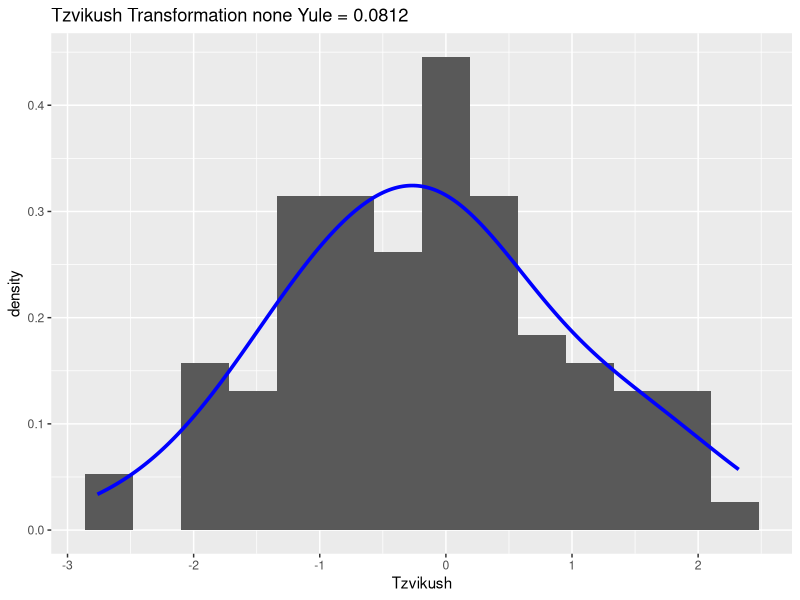
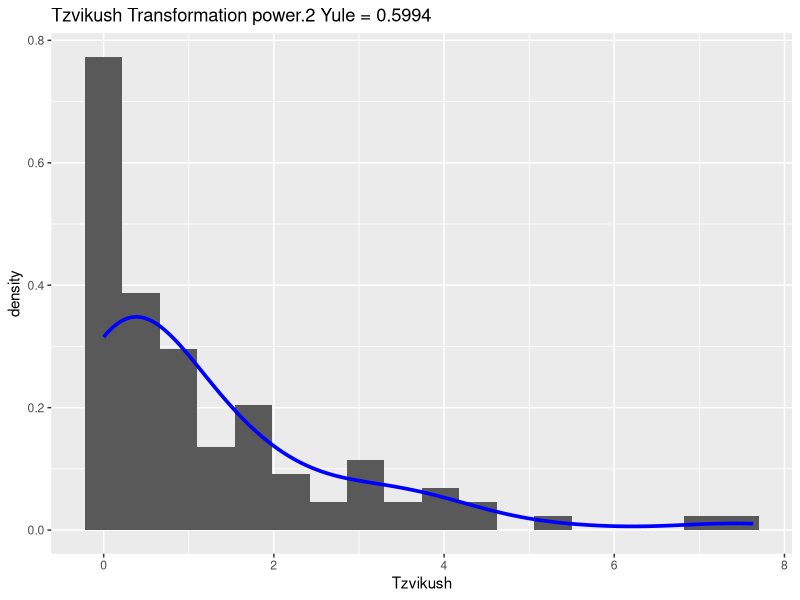

The R source for these figures, in order:
###########################
# Libraries Load ----------------------------------------------------------
library('ggplot2')
###########################

###########################
# Index Functions  --------------------------------------------------------


## Creating index, currently only supports YULE
## Should always be as following 1. Index value 2. Order index (allowing none to be first)
## 3. Name of index
createIndex <- function(transform.list, index = 'Yule') { 
  if (index == 'Yule') { 
    yul.ind   <- unlist(lapply(transform.list, yuleIndex))
    names(yul.ind) <- names(transform.list)
    ord.ind <- c(1, order(abs(yul.ind[2:length(yul.ind)])) + 1)
    return(list('Index' = yul.ind, 'Order' = ord.ind, 'Name' = index))  
  }
}


# Yule's index function
yuleIndex <- function(x) { 
  
  ## Checks 
  if (is.null(x)) { 
    return(NULL)
  }
  if (!any(is.numeric(x))) { 
    print("Can't calculate skewness for non-numeric arguments")
    stop()
  } 
  x <- sort(x)
  l <- length(x)
  ## Return 0 if variable is constant 
  if (length(unique(x)) == 1) {
    return(0)
  }
  if (l < 4) {
    print("Can't calculate skewness for a vector of length 3 or less")   
    stop()
  }
  l_1 <- floor(l / 4)
  m_1 <- mean(x[1:l_1], na.rm = T)
  m_2 <- mean(x[(l_1 + 1):(l - l_1 - 1)], na.rm = T)
  m_3 <- mean(x[(l - l_1):l], na.rm = T)
  numerator <- 0.5 * (m_1 + m_3) - m_2
  denominator <- 0.5 * (m_3 - m_1)
  sk <- numerator / denominator
  return(sk)
}

###########################

###########################
# Transformations ---------------------------------------------------------

## Cumlative Entropy 
cumlativeEntropy <- function(x) { 
  sum.x <- length(x)
  tab.x <- data.frame(table(x) / sum.x)
  p     <- nrow(tab.x)
  ## Dealing p = 0, first group 
  temp.q <- tab.x[1,'Freq'] 
  tab.x[1,'Changed.Value'] <- (temp.q * log(temp.q) + (1 - temp.q) * log(1 - temp.q)) / temp.q 
  ## Dealing q = 1, last group 
  temp.p <-  (1 -  tab.x[p,'Freq']) 
  tab.x[p,'Changed.Value'] <- (-temp.p * log(temp.p) - (1 - temp.p) * log(1 - temp.p)) / (1 - temp.p)
  for (i in 2:(p - 1)) {
    temp.q                   <- sum(tab.x[1:i,'Freq'])
    temp.p                   <- sum(tab.x[1:(i - 1),'Freq'])
    tab.x[i,'Changed.Value'] <- (temp.q * log(temp.q) + (1 - temp.q) * log(1 - temp.q) - 
                                   (temp.p * log(temp.p) + (1 - temp.p) * log(1 - temp.p))) / 
      (temp.q - temp.p)
  }
  x.new <-  tab.x[match(x, tab.x[ ,'x']), 'Changed.Value']
  return(x.new)
}

## Logit
logit <- function(x, const = 1 / 3 , b = 1) { 
  return(log((x + const) / (b - x + const)))
}

## Replacing zero with the half the min absolute value of the vector 
## Does nothing otherwise
remZero <- function(x) {
  x.0 <- x == 0
  if (any(x.0, na.rm = T)) {
    x[x.0] <- min(abs(x[!x.0])) / 2 
  }
  return(x)
}


## Wrapping Transformations 
transformList <- function(target.vec, 
                          transform.vec, 
                          a = NULL, 
                          b = NULL) {
  transform.list      <- list()
  target.vec.rem.zero <- remZero(target.vec)
  ## Always add original at begining 
  transform.list[['none']] <- target.vec
  if ('log' %in% transform.vec) { 
    transform.list[['log']] <- log(target.vec.rem.zero) 
  }
  if ('sqrt' %in% transform.vec) { 
    transform.list[['sqrt']] <- sqrt(target.vec) 
  }
  if ('invert' %in% transform.vec) { 
    transform.list[['invert']] <- 1 / target.vec.rem.zero
  }
  if ('inv.sqrt' %in% transform.vec) { 
    transform.list[['inv.sqrt']] <- 1 / sqrt(target.vec.rem.zero)
  }
  if ('logit' %in% transform.vec) { 
    transform.list[['logit']] <- logit(target.vec, b)
  }
  if ('norm.logit' %in% transform.vec) { 
    transform.list[['norm.logit']] <- logit((target.vec - b) / (b - a), b = 1)
  }
  if ('cumulative.entropy' %in% transform.vec) { 
    transform.list[['cumulative.entropy']] <- cumlativeEntropy(target.vec)
  }
  if ('log.sixth' %in% transform.vec) { 
    transform.list[['log.sixth']] <- log(target.vec + (1 / 6))
  }
  if ('power.2' %in% transform.vec) { 
    transform.list[['power.2']] <- target.vec^2   
  } 
  if ('inv.sqrt.sixth' %in% transform.vec) { 
    transform.list[['inv.sqrt.sixth']] <- 1 / sqrt(target.vec.rem.zero + (1 / 6))
  }
  if ('frac' %in% transform.vec) { 
    transform.list[['frac']]  <- (target.vec - b) / (b - a)
  }
  if ('to.reverse' %in% transform.vec) {
    transform.list[['to.reverse']] <- b - target.vec 
  }
  return(transform.list)
}


###########################

###########################
# Plotting Functions  -----------------------------------------------------



## Binwidth Calculater based on Freedman Diaconis 
BinWidthHist <- function(x) { 
  return((2 * IQR(x, na.rm = TRUE) / length(na.omit(x))^(1 / 3)))
}

## Binwidth for density based on bw.nrd0 of base R 
BinWidthDens <- function(x) { 
  return(bw.nrd0(na.omit(x)))
}


## Plotting 
plotTransform <- function(transform.list, 
                          var.name = NULL, 
                          bin.width.plot = NULL, 
                          window.size.plot = NULL,
                          KDE = T,
                          ind.vec,
                          ind.name = NULL) { 
  ## Dealing with sizes (KDE, binwidth )
  if (is.null(bin.width.plot)) { 
    bin.size <- unlist(lapply(transform.list, BinWidthHist))
  } 
  if (is.null(window.size.plot)) { 
    win.size <- unlist(lapply(transform.list, BinWidthDens))
  }
  plot.list <- list()
  df.list   <- lapply(transform.list, data.frame)
  p       <- length(transform.list)
  for (i in 1:p) { 
    temp.plot <- ggplot(df.list[[i]], aes_string(x = names(df.list[[i]]))) +
      geom_histogram(aes(y=..density..), binwidth = win.size[i]) + 
      ggtitle(paste(var.name, 'Transformation', names(df.list)[i], ind.name, '=', round(ind.vec[i], 4))) + 
      xlab(var.name) 
    if (KDE == T) { 
      temp.plot <- temp.plot + geom_density(color = 'blue', size = 1.25, bw = bin.size[i]) 
    }
    plot.list[[i]] <- temp.plot
  }
  return(plot.list)
}
###########################

###########################
# Categories Functions  ---------------------------------------------------


## Function for amounts 
amountFunction <- function(target.vec) { 
  # If right skewed perform sqrt, log and inverse transformation
  if (mean(target.vec, na.rm = TRUE) > median(target.vec, na.rm = TRUE))
  {
    temp.transform <- c('log', 'sqrt', 'invert')
    ## If left skewed perform power of 2 
  } else {
    temp.transform <- c('power.2')
  }
  return(temp.transform)
}

## Functions for counts 
countFunction <- function(target.vec) { 
  tran.vec <- c('log.sixth', 'inv.sqrt.sixth')
  return( tran.vec)
}

## Function for Ratio 
ratioFunction <- function(target.vec) { 
  tran.vec <- c('log')
  return(tran.vec)
}


## Bounded amount function 
boundedAmountFunc <- function(target.vec, a, b) { 
  tran.vec <- c('logit.norm', 'frac') 
  return(tran.vec)
}

## Bounded Count 
boundedCountFunc <- function(target.vec, a, b) { 
  tran.vec <- c('logit.norm') 
  return(tran.vec)
}

## Ranks  
ranksFunc <- function(target.vec, a, b) { 
  tran.vec <- c('logit.norm') 
  return(tran.vec)
}

## Ordered Categories 
orderedCatFunc <- function(target.vec) { 
  tran.vec <- c('cumulative.entropy') 
  return(tran.vec)
}

## Counted fractions 
countFracFunction <- function(target.vec, b) { 
  tran.vec <- c('logit') 
  return(tran.vec)
}
###########################

###########################
# Wrapping Function Barak  ------------------------------------------------


wrapTypes <- function(target.vec, 
                      type,
                      a = min(target.vec, na.rm = T), 
                      b = max(target.vec, na.rm = T),
                      to.reverse  = FALSE, 
                      bin.width   = NULL,
                      window.size = NULL,
                      var.name    = NULL,
                      index.type  = 'Yule') { 
  tran.vec <- NULL
  dens.flag <- TRUE
  if (type == "Amounts") {
    tran.vec <- amountFunction(target.vec)
  }
  if (type == "Counts") {
    tran.vec <- countFunction(target.vec) 
  }
  if (type == "Ratio") {
    tran.vec <- ratioFunction(target.vec, a = a, b = b)
  }
  if (type  == "Proportion") {
    tran.vec <- ratioFunction(target.vec, a = a, b = b)
  }
  if (type == "Counted Fraction") {
    tran.vec <- countFracFunction(target.vec, b = b)
  }
  if (type == "Bounded Amounts") {
    tran.vec <- boundedAmountFunc(target.vec, a = a, b = b)
  }
  if (type == "Bounded Counts") {
    tran.vec <- boundedCountFunc(target.vec, a = a, b = b)
  }
  if (type == "Ranks") {
    tran.vec <- ranksFunc(target.vec, a = a, b = b)
  }
  if (type == "Ordered Categories") {
    tran.vec  <- orderedCatFunc(target.vec)
    dens.flag <- FALSE
  }
  if (type %in% c("Binary (categories)" ,"Category")) { 
    tran.vec  <- NULL 
    dens.flag <- FALSE
  }  
  if (type == "To Be Determined") {
    return("Cant Plot")
  }
  if (to.reverse == TRUE) {
    tran.vec <- c(tran.vec, "to.reverse")
  }
  ## Arranging Data 
  transform.list <- transformList(target.vec = target.vec, 
                                  transform.vec = tran.vec,
                                  a = a, 
                                  b = b)
  ## Calculating Index 
  index.list     <- createIndex(transform.list, index = index.type)
  ## Sorting 
  transform.list <- transform.list[index.list[['Order']]]
  ## Plotting 
  plot.list     <- plotTransform(transform.list = transform.list, 
                                 var.name = var.name,
                                 bin.width = bin.width,
                                 window.size.plot = window.size,
                                 KDE = dens.flag, 
                                 ind.vec = index.list[['Index']],
                                 ind.name = index.list[['Name']] ) 
  return(list('Transformations' = transform.list, 'Plots' = plot.list, 'Index' = index.list))
}



###########################

###########################
# Guessing Functions  -----------------------------------------------------


## Automatic VarType guesser 
## Cant guess ordered categories or any type of bounded variable 

GuessType <- function(x, cat.thres = 2) {
  x.no.na <- na.omit(x)
  ## If not a number then determined by user
  if (!(is.numeric(x.no.na)) || !(is.integer(x.no.na))) { 
    return(c('a' = NA, 'b' = NA, 'Type' = 'To Be Determined'))
  }
  a.guess   <- min(x.no.na) 
  b.guess   <- max(x.no.na) 
  ## Cheacking var type 
  is.const  <- length(unique(x.no.na)) == 1
  ## Number of unique values is smaller than threshold 
  is.category <- length(unique(x.no.na)) <= cat.thres
  ## Count all observation are positive and round numbers 
  is.count  <- (all(x.no.na == round(x.no.na, 2)) && (a.guess >= 0)) && (length(unique(x.no.na)) != x.no.na)
  ## All the observations are between 0 and 1 
  is.frac   <- (a.guess >= 0) && (b.guess <= 1)
  ## Ranking ranks remains rank 
  is.rank   <- all(sort(x.no.na) == sort(rank(x.no.na)))
  ## Not complete numbers or has negative observations 
  is.amount  <- ((mean(x.no.na - round(x.no.na))^2) > 0) || a.guess < 0 
  if (is.const == T) {
    return(c('a' = a.guess, 'b' = b.guess, 'Type' = "Constant"))
  }
  if (is.category == T) { 
    return(c('a' = a.guess, 'b' = b.guess, 'Type' = "Category"))
  }
  if (is.count == T) { 
    return(c('a' = a.guess, 'b' = b.guess, 'Type' = "Counts"))
  }
  if (is.frac == T) {
    return(c('a' = 0, 'b' = 1, 'Type' = "Proportion"))
  }
  if (is.rank == T) { 
    return(c('a' = a.guess, 'b' = b.guess, 'Type' = "Ranks"))
  }
  if (is.amount == T) { 
    return(c('a' = a.guess, 'b' = b.guess, 'Type' = "Amounts"))
  }
  else { 
    return(c('a' = NA, 'b' = NA, 'Type' = "To Be Determined"))
  }
}


## Using Guess On Variables 

WrapGuess <- function(file) { 
  p         <- ncol(file) 
  name.vec  <- colnames(file)  
  guess.dat <- data.frame('Variable' = rep(NA ,p), 
                          'a' = rep(NA ,p), 
                          'b' = rep(NA ,p), 
                          'Type' = rep(NA ,p), 
                          'To Reverse' = rep(NA ,p))  
  for (i in 1:p) { 
    guess.dat[i,'Variable'] <- name.vec[i] 
    guess.dat[i,c(2:4)]     <- GuessType(file[ ,i])
  }
  return(guess.dat) 
}



## Testing 

wrapTypes(rnorm(100), type = "Amounts",var.name = "Tzvikush")


###########################




